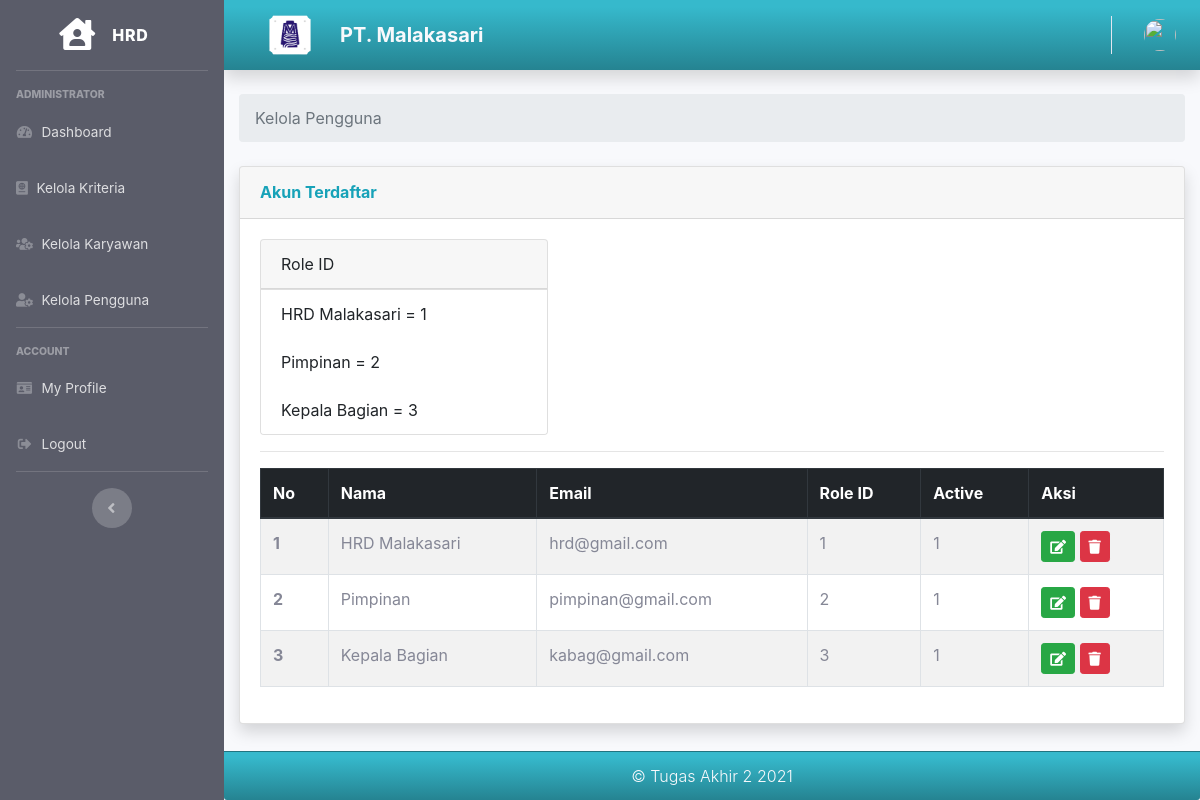
/index.php/hrd/kelola_pengguna, run on the app's committed database.
### tables this page shows
CREATE TABLE `user` (
  `id` int(11) NOT NULL,
  `name` varchar(128) NOT NULL,
  `email` varchar(128) NOT NULL,
  `image` varchar(512) NOT NULL,
  `password` varchar(256) NOT NULL,
  `role_id` int(11) NOT NULL,
  `is_active` int(1) NOT NULL,
  `date_created` int(11) NOT NULL
);

### application/controllers/Hrd.php (called while the page is built, shortened)
<?php
class Hrd extends CI_Controller
{
    public function __construct()
    {
        $this->load->model('Hrd_model');
    }
    public function kelola_pengguna()
    {
        $data['user'] = $this->db->get_where('user', ['email' => $this->session->userdata('email')])->row_array();
        $data2['user'] = $this->db->get('user')->result_array();
        $data['title'] = 'Kelola Pengguna';
        $this->load->view('templates/hrd_header', $data);
        $this->load->view('templates/hrd_sidebar', $data);
        $this->load->view('templates/hrd_topbar', $data);
        $this->load->view('hrd/kelola_pengguna', $data2);
        $this->load->view('templates/hrd_footer', $data);
    }
}

### index.php (called while the page is built, shortened)
<?php
require_once BASEPATH.'core/CodeIgniter.php';

### application/views/hrd/kelola_pengguna.php (the view, shortened to what this page needs)
<div class="container-fluid">
    <nav aria-label="breadcrumb">
        <ol class="breadcrumb">
            <li class="breadcrumb-item active" aria-current="page">Kelola Pengguna</li>
        </ol>
    </nav>
    <div class="card shadow mb-4">
        <div class="card-header py-3">
            <h6 class="m-0 font-weight-bold text-info">Akun Terdaftar</h6>
        </div>
        <div class="card-body">
            <div class="card" style="width: 18rem;">
                <div class="card-header">
                    Role ID
                </div>
                <ul class="list-group list-group-flush">
                    <li class="list-group-item">HRD Malakasari = 1</li>
                    <li class="list-group-item">Pimpinan = 2</li>
                    <li class="list-group-item">Kepala Bagian = 3</li>
                </ul>
            </div>
            <hr class="sidebar-divider">
            <table id="example" class="table table-striped table-bordered" style="width:100%">
                <thead class="thead-dark">
                    <tr>
                        <th scope="col">No</th>
                        <th scope="col">Nama</th>
                        <th scope="col">Email</th>
                        <th scope="col">Role ID</th>
                        <th scope="col">Active</th>
                        <th scope="col">Aksi</th>
                    </tr>
                </thead>
                <tbody>
                    <?php $i = 1; ?>
                    <?php foreach ($user as $p) : ?>
                        <tr>
                            <th scope="row"><?= $i; ?></th>
                            <td><?= $p['name']; ?></td>
                            <td><?= $p['email']; ?></td>
                            <td><?= $p['role_id']; ?></td>
                            <td><?= $p['is_active']; ?></td>
                            <td> <a class="btn btn-success btn-sm " type="a" data-toggle="tooltip" data-placement="top" title="Edit" href="<?= base_url(); ?>hrd/edit_pengguna/<?= $p['id']; ?>"><i class="fa fa-edit"></i></a>
                                <a class="btn btn-danger btn-sm " type="button" data-toggle="tooltip" data-placement="top" title="Delete" href="<?= base_url(); ?>hrd/delete_pengguna/<?= $p['id']; ?>"><i class="fa fa-trash"></i></a>
                            </td>
                        </tr>
                        <?php $i++; ?>
                    <?php endforeach; ?>
                </tbody>
            </table>
        </div>
    </div>
</div>
</div>

### assets/css/custom.css (style rules this page uses)
body { font-family: 'Open Sans', sans-serif; }

### data on the page
user: name "HRD Malakasari", email "hrd@gmail.com", role "1", is_active "1"
user: name "Pimpinan", email "pimpinan@gmail.com", role "2", is_active "1"
user: name "Kepala Bagian", email "kabag@gmail.com", role "3", is_active "1"
